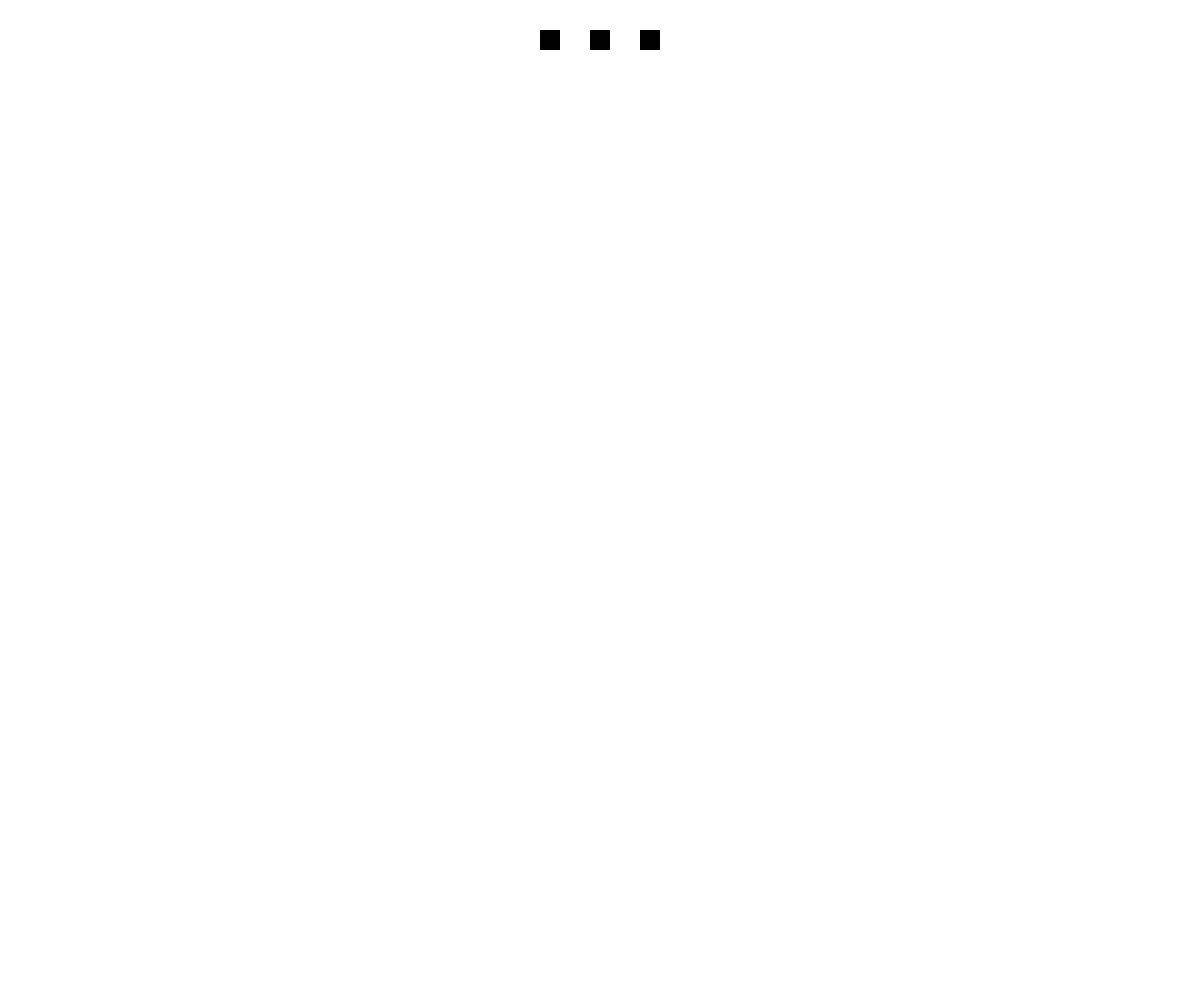
Frame 1 (no input)
Frame 60 (no input): identical to frame 1, image omitted
Frame 120 (the mouse pressed at the canvas centre since frame 60): identical to frame 1, image omitted

The p5.js sketch that drew this single still picture (run headless with seeded random() and noise() and a simulated clock; from frame 60 on, the mouse is pressed at the canvas centre):

// p5.js sketch
// ── sketch.js

var e;
var end;
var shape1X;
var shape1Y;
var shape1W; 
var shape1H;
var surface; 
var shapeColor;
var current = 1;
var shape_num = 2 ;



function setup() {
  createCanvas(windowWidth,windowHeight);
  shape1X = width/2;
  shape1Y = -10;
  shape1W = 20;
  shape1H = 20;
  surface = color(255,255,255);
  shapeColor = color(0,0,0);
}
function draw() {
  if (shape_num == 1) { 
    make_multi_line();
  }
  if (shape_num == 2) { 
    make_multi_rect();
  }
  if (shape_num == 3) { 
    make_ellipse();
  }
  if (shape_num == 4) { 
    make_triangle();
  }
  if (shape_num == 5) { 
    make_rect();
  }
}


function mouseWheel(event) {
  e = event.delta;

  if (shape_num == 1)
  {
    if (current == 1) { 
      transition9();
    }
    if (current == 2) { 
      transition9();
    }
    if (current == 3) { 
      transition9();
    }
    if (current == 4) { 
      transition9();
    }
  }

  if (shape_num == 2)
  {
    if (current == 1) { 
      transition5();
    }
    if (current == 2) { 
      transition5();
    }
    if (current == 3) { 
      transition6();
    }
    if (current == 4) { 
      transition6();
    }
  }
  if (shape_num == 3)
  {
    if (current == 1 ) { 
      transition1();
    }
    if (current == 2) { 
      transition2();
    }
    if (current == 3) { 
      transition3();
    }
    if (current == 4) { 
      transition4();
    }
  }
  if (shape_num == 5)
  {  
    if (current == 1) { 
      transition5();
    }
    if (current == 2) { 
      transition6();
    }
    if (current == 3) { 
      transition7();
    }
    if (current == 4) { 
      transition7();
    }
  }

  if (shape_num == 4)
  {
    if (current == 1) { 
      transition8();
    }
    if (current == 2) { 
      transition9();
    }
    if (current == 3) { 
      transition8();
    }
    if (current == 4) { 
      transition2();
    }
  }
 
}


//Shapes
function make_ellipse()
{
  noStroke();
  background(surface);
  ellipse(shape1X,shape1Y,shape1W,shape1H);
  fill(shapeColor);
  
}

function make_rect()
{
  noStroke();
  background(surface);
  rectMode(CENTER); 
  rect(shape1X,shape1Y,shape1W,shape1H);
  fill(shapeColor);
}

function make_triangle()
{
    noStroke();
  background(surface);
  triangle(shape1X,shape1Y,shape1X+shape1W,shape1Y,shape1X+shape1W/2,shape1Y+shape1H);
  fill(shapeColor);
  
}

function make_multi_rect()
{
  noStroke();
  background(surface);
  rectMode(CENTER); 
  rect(shape1X,shape1Y,shape1W,shape1H);
  fill(shapeColor);
  rect(shape1X+50,shape1Y,shape1W,shape1H);
  fill(shapeColor);
  rect(shape1X,shape1Y+50,shape1W,shape1H);
  fill(shapeColor);
  rect(shape1X+50,shape1Y+50,shape1W,shape1H);
  fill(shapeColor);
  rect(shape1X-50,shape1Y,shape1W,shape1H);
  fill(shapeColor);
  rect(shape1X-50,shape1Y+50,shape1W,shape1H);
  fill(shapeColor);
  rect(shape1X,shape1Y-50,shape1W,shape1H);
  fill(shapeColor);
  rect(shape1X+50,shape1Y-50,shape1W,shape1H);
  fill(shapeColor);
   rect(shape1X-50,shape1Y-50,shape1W,shape1H);
  fill(shapeColor);
}

function make_multi_line()
{
  noStroke();
  background(surface);
  rectMode(CENTER); 
  rect(shape1X,shape1Y,windowWidth,shape1H);
  fill(shapeColor);
  rect(shape1X,shape1Y-100,windowWidth,shape1H);
  fill(shapeColor);
  rect(shape1X,shape1Y-200,windowWidth,shape1H);
  fill(shapeColor);
  rect(shape1X,shape1Y-300,windowWidth,shape1H);
  fill(shapeColor);
  rect(shape1X,shape1Y-400,windowWidth,shape1H);
  fill(shapeColor);
  rect(shape1X,shape1Y-500,windowWidth,shape1H);
  fill(shapeColor);
    rect(shape1X,shape1Y-600,windowWidth,shape1H);
  fill(shapeColor);
    rect(shape1X,shape1Y-700,windowWidth,shape1H);
  fill(shapeColor);
    rect(shape1X,shape1Y-800,windowWidth,shape1H);
  fill(shapeColor);
    rect(shape1X,shape1Y-900,windowWidth,shape1H);
  fill(shapeColor);
    rect(shape1X,shape1Y-1000,windowWidth,shape1H);
  fill(shapeColor);
}


//Transition

//for ellipse

function transition1(){

 shape1Y= shape1Y+8;

  if(shape1Y > height)
  {
     shape1Y = 0; 

     surface = color(random(255),random(255),random(255));
     shapeColor = color(random(255),random(255),random(255));
    current = parseInt(random(1,5));
    shape_num = parseInt(random(1,6));
  }
  
}

function transition2(){

 shape1Y= shape1Y+10;
 shape1W = shape1W+10;
 shape1H = shape1H+10;
   if(shape1Y > height+600)
  {
     shape1Y = 0; 
     shape1W = 20;
     shape1H = 20;
 
     surface = color(random(255),random(255),random(255));
     shapeColor = color(random(255),random(255),random(255));
    current = parseInt(random(1,5));
    shape_num = parseInt(random(1,6));
  }
  
}

function transition3(){

 shape1Y= height/2;
 shape1W = shape1W*2;
 shape1H = shape1H*1.2;
  if(shape1H > 600)
  {
     shape1Y = 0; 
     shape1W = 20;
     shape1H = 20;
     
     surface = color(random(255),random(255),random(255));
     shapeColor = color(random(255),random(255),random(255));
     
    current = parseInt(random(1,5));
    shape_num = parseInt(random(1,6));
  }
  
}

function transition4(){

  shape1Y= 0;
 shape1H= shape1H*1.2;
 shape1W= shape1W*1.08;

  if(shape1W > 10000)
  {
     shape1Y = 0; 
     shape1H = 20;
     shape1W = 20;

  
     surface = color(random(255),random(255),random(255));
     shapeColor = color(random(255),random(255),random(255));
    current = parseInt(random(1,5));
    shape_num = parseInt(random(1,6));
  }
  
}

//for rect
function transition5(){

 shape1Y= shape1Y+10;

  if(shape1Y > height)
  {
     shape1Y = 0; 


     surface = color(random(255),random(255),random(255));
     shapeColor = color(random(255),random(255),random(255));
    current = parseInt(random(1,5));
    shape_num = parseInt(random(1,6));
  }
  
}

function transition6(){

 shape1Y= shape1Y+10;
 shape1W= shape1W+8;
 shape1H= shape1H+8;


  if(shape1Y > height+300)
  {
     shape1Y = 0; 
     shape1W = 20;
     shape1H = 20;
     


     surface = color(random(255),random(255),random(255));
     shapeColor = color(random(255),random(255),random(255));
    current = parseInt(random(1,5));
    shape_num = parseInt(random(1,6));
  }
  
}

function transition7(){

 shape1Y= shape1Y+10;
 shape1W= shape1W+7;
 shape1H= shape1H+7;

 

  if(shape1Y > height+300)
  {
     shape1Y = 0; 
     shape1W = 20;
     shape1H = 20;

     surface = color(random(255),random(255),random(255));
     shapeColor = color(random(255),random(255),random(255));
    current = parseInt(random(1,5));
    shape_num = parseInt(random(1,6));
  }
  
}

//for triangle
function transition8(){

 shape1Y= shape1Y+15;
 shape1X= shape1X-10;
 shape1W= shape1W+20;
 shape1H= shape1H+20;

 

  if(shape1Y > height+100)
  {
     shape1Y = 0;
     shape1X = width/2;
     shape1W = 20;
     shape1H = 20;

     surface = color(random(255),random(255),random(255));
     shapeColor = color(random(255),random(255),random(255));
    current = parseInt(random(1,5));
    shape_num = parseInt(random(1,6));
  }
  
}

//for lines 
function transition9(){

 shape1Y= height;
 shape1H= shape1H+5;

 

  if(shape1H > height/5)
  {
     shape1Y = -100;
     shape1X = width/2;
     shape1W = 20;
     shape1H = 20;

     surface = color(random(255),random(255),random(255));
     shapeColor = color(random(255),random(255),random(255));
    current = parseInt(random(1,5));
    shape_num = parseInt(random(1,6));
  }
  
}
